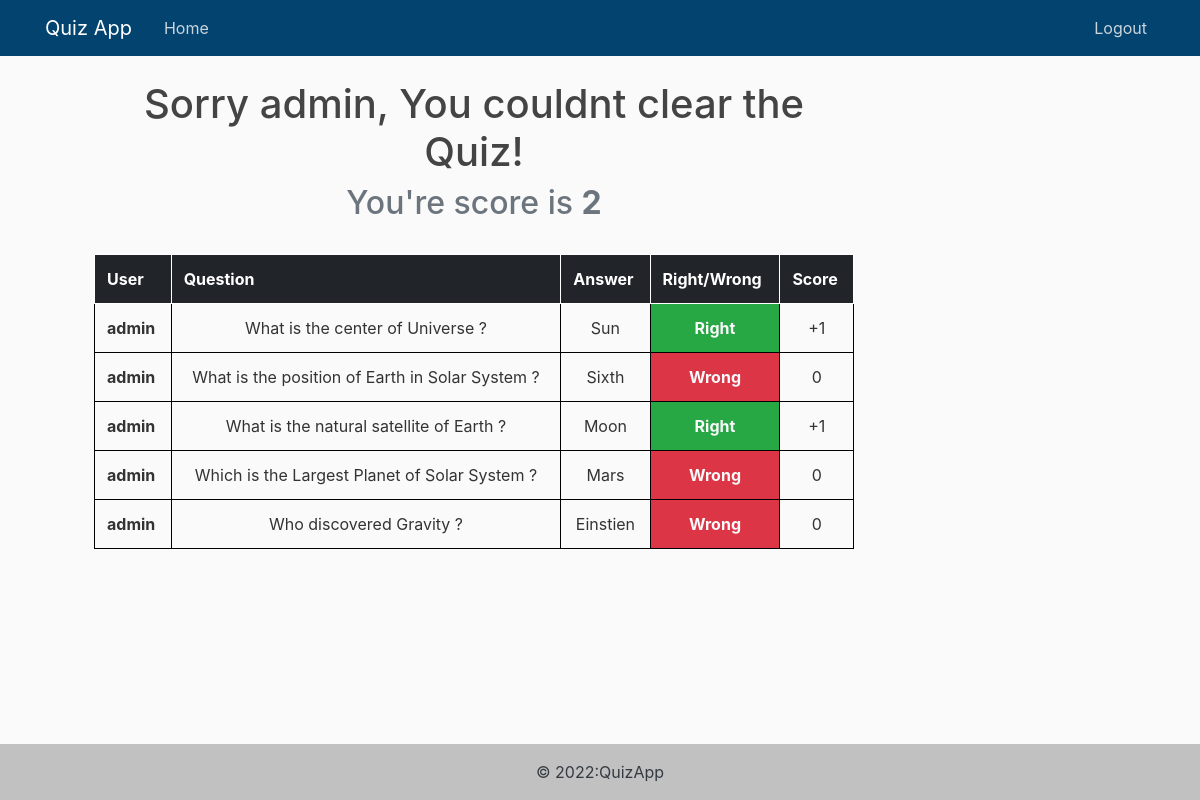
Screenshot of /score/1286a8d8eadb4286a463249a7c3aedaa/ (signed in) with the database file from the repository.
### quiz/models.py (models this page shows, shortened)
class UserRecord(models.Model):
    User=models.ForeignKey(User, on_delete=models.CASCADE)
    question=models.ForeignKey(Question, on_delete=models.CASCADE)
    answer_choosen=models.ForeignKey(Answer, on_delete=models.CASCADE)
    topic=models.ForeignKey(Topic, on_delete=models.CASCADE)

class Question(models.Model):
    id = models.UUIDField(
         primary_key = True,
         default = uuid.uuid4,
         editable = False)
    text = models.CharField(max_length=200)
    topic = models.ForeignKey(Topic, on_delete=models.CASCADE)
    def __str__(self):
        return self.text

class Answer(models.Model):
    id = models.UUIDField(
         primary_key = True,
         default = uuid.uuid4,
         editable = False)
    text= models.CharField(max_length=100)
    is_correct=models.BooleanField(default=False)
    question=models.ForeignKey(Question, on_delete=models.CASCADE)
    def __str__(self):
        return f"{self.text}"

### quiz/views.py (the view)
# urls.py: path('score/<t_id>/', ScoreListView.as_view(), name='score'),
class ScoreListView(ListView):
    model=UserRecord
    template_name="quiz/quizend.html"
    context_object_name="scores"
    def get_queryset(self):
        topic_id=self.kwargs.get('t_id')
        userrecord=UserRecord.objects.filter(User=self.request.user).filter(topic=topic_id)
        return userrecord
    def get_context_data(self, **kwargs):
        context = super().get_context_data(**kwargs)
        topic_id=self.kwargs.get('t_id')
        Userrecord=UserRecord.objects.filter(User=self.request.user).filter(topic=topic_id)
        total_score=0
        for score in Userrecord:
            if score.answer_choosen.is_correct:
                total_score= total_score+1
        self.request.session['score']=total_score
        context['score']=self.request.session['score']
        return context

### quiz/templates/quiz/quizend.html (shortened to what this page needs)
{% extends "quiz/base.html" %}
{% load static %}
{% block content %}
<div class="container" style="margin-left:10%;text-align: center;">
    {% if score <= 3 %}
        <h1>Sorry {% for score in scores|slice:":1" %}{{score.User}}{% endfor %}, You couldnt clear the Quiz!</h1>
        <h2 class="text-muted">You're score is <b>{{score}}</b></h2>
    {% else %}
        <h1>Congratulations {% for score in scores|slice:":1" %}{{score.User}}{% endfor %}, You have successfully clear the Quiz!</h1>
        <h2 class="text-muted">You're score is <b>{{score}}</b></h2>
    {% endif %}
</div><br />
    <div class="container" style="margin-left:10%">
        <table class="table table-hover" style="border: 1px solid black;">
            <thead class="thead-dark" >
                <th style="border: 1px solid white">User</th>
                <th style="border: 1px solid white">Question</th>
                <th style="border: 1px solid white">Answer</th>
                <th style="border: 1px solid white">Right/Wrong</th>
                <th style="border: 1px solid white">Score</th>
            </thead>
            {% for score in scores %}
                <tr style="border: 1px solid black">
                    <th style="border: 1px solid black">{{score.User}}</th>
                    <td style="border: 1px solid black">{{score.question}}</td>
                    <td style="border: 1px solid black">{{score.answer_choosen}}</td>
                    {% if score.answer_choosen.is_correct %}
                        <td style="border: 1px solid black" id="validate1" class="bg-success text-light"><b>Right</b></td>
                    {% else %}
                        <td style="border: 1px solid black" id="validate2"c class="bg-danger text-light"><b>Wrong</b></td>
                    {% endif %}
                    <td style="border: 1px solid black">{% if score.answer_choosen.is_correct %}
                            +1
                        {% else %}
                            0
                        {% endif %}
                    </td>
                </tr>
            {% endfor %}
        </table>
    </div><br /><br />
{% endblock content %}

### quiz/static/quiz/main.css (style rules this page uses)
body { background: #fafafa; color: #333333; margin-top: 5rem; }
td { text-align:center; }
h1, h2, h3, h4, h5, h6 { color: #444444; }

### rows the page displays
UserRecord: User "admin", question "What is the center of Universe ?", answer_choosen "Sun", shows "Right", shows "+1"
UserRecord: User "admin", question "What is the position of Earth in Solar System ?", answer_choosen "Sixth", shows "Wrong", shows "0"
UserRecord: User "admin", question "What is the natural satellite of Earth ?", answer_choosen "Moon", shows "Right", shows "+1"
UserRecord: User "admin", question "Which is the Largest Planet of Solar System ?", answer_choosen "Mars", shows "Wrong", shows "0"
UserRecord: User "admin", question "Who discovered Gravity ?", answer_choosen "Einstien", shows "Wrong", shows "0"

### other values shown
{{ score }} "2"
